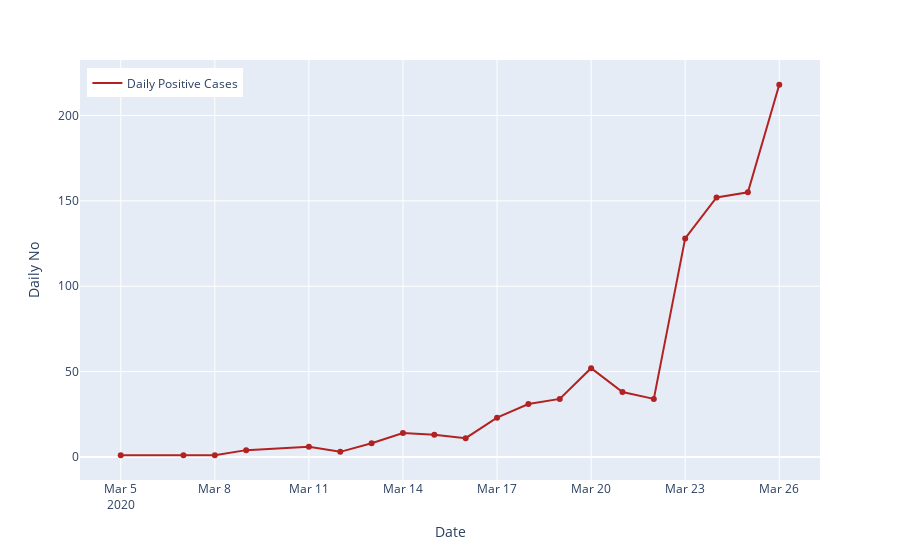

The notebook cell saved with this chart:
### Code cell
# Hack to get legend to show
confirmed_data_daily_long = pd.melt(confirmed_data_daily, id_vars=['date'], 
                                value_vars=['daily_cases'])
fig_daily_cases = px.line(confirmed_data_daily_long, x='date', y='value', color='variable')

# fig_daily_cases = px.line(daily_cases_df, x='date', y='daily_cases',)

fig_daily_cases.update_layout(
    title="",
    xaxis_title="Date",
    yaxis_title="Daily No",
    hovermode= 'x',
    legend=dict(x=0.01, y=.98),
    xaxis=dict(fixedrange=True),
    yaxis=dict(fixedrange=True),
)

fig_daily_cases.update_traces(line = {'color': 'firebrick', 'dash': 'solid'})
# fig_daily_cases.data[0].update_trace()
# line = {'color': '#636efa', 'dash': 'solid'}

# Point markers
fig_daily_cases.add_trace(go.Scatter(x=confirmed_data_daily['date'], y=confirmed_data_daily['daily_cases'],
                                     mode='markers', hoverinfo='skip',
                        marker=dict(color='firebrick'), showlegend = False))

fig_daily_cases.data[0].name = "Daily Positive Cases"

fig_daily_cases.data[0].hovertemplate = '%{y}'
fig_daily_cases.show(config = dict(displayModeBar=False))

### Figure 1 — Plotly figure (JSON) as saved in the notebook; plotly's stock layout.template omitted (floating-point values rounded to 4 significant figures)
{"data": [{"hoverlabel": {"namelength": 0}, "hovertemplate": "%{y}", "legendgroup": "variable=daily_cases", "line": {"color": "firebrick", "dash": "solid"}, "mode": "lines", "name": "Daily Positive Cases", "showlegend": true, "type": "scatter", "x": ["2020-03-05T00:00:00", "2020-03-07T00:00:00", "2020-03-08T00:00:00", "2020-03-09T00:00:00", "2020-03-11T00:00:00", "2020-03-12T00:00:00", "2020-03-13T00:00:00", "2020-03-14T00:00:00", "2020-03-15T00:00:00", "2020-03-16T00:00:00", "2020-03-17T00:00:00", "2020-03-18T00:00:00", "2020-03-19T00:00:00", "2020-03-20T00:00:00", "2020-03-21T00:00:00", "2020-03-22T00:00:00", "2020-03-23T00:00:00", "2020-03-24T00:00:00", "2020-03-25T00:00:00", "2020-03-26T00:00:00"], "xaxis": "x", "y": [1, 1, 1, 4, 6, 3, 8, 14, 13, 11, 23, 31, 34, 52, 38, 34, 128, 152, 155, 218], "yaxis": "y"}, {"hoverinfo": "skip", "marker": {"color": "firebrick"}, "mode": "markers", "showlegend": false, "type": "scatter", "x": ["2020-03-05T00:00:00", "2020-03-07T00:00:00", "2020-03-08T00:00:00", "2020-03-09T00:00:00", "2020-03-11T00:00:00", "2020-03-12T00:00:00", "2020-03-13T00:00:00", "2020-03-14T00:00:00", "2020-03-15T00:00:00", "2020-03-16T00:00:00", "2020-03-17T00:00:00", "2020-03-18T00:00:00", "2020-03-19T00:00:00", "2020-03-20T00:00:00", "2020-03-21T00:00:00", "2020-03-22T00:00:00", "2020-03-23T00:00:00", "2020-03-24T00:00:00", "2020-03-25T00:00:00", "2020-03-26T00:00:00"], "y": [1, 1, 1, 4, 6, 3, 8, 14, 13, 11, 23, 31, 34, 52, 38, 34, 128, 152, 155, 218]}], "layout": {"hovermode": "x", "legend": {"tracegroupgap": 0, "x": 0.01, "y": 0.98}, "margin": {"t": 60}, "title": {"text": ""}, "xaxis": {"anchor": "y", "domain": [0, 1], "fixedrange": true, "title": {"text": "Date"}}, "yaxis": {"anchor": "x", "domain": [0, 1], "fixedrange": true, "title": {"text": "Daily No"}}}}
